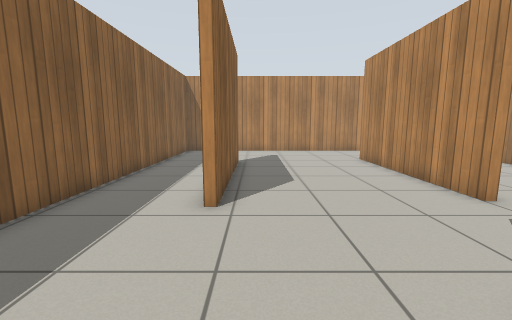
[1] (above)

16 first-person views from a walk through a robot-simulator world made for Gazebo. The camera is 0.92 m above the floor, tilts 8° down and sees 90° across. The floor is counted in squares, 0.5 m on a side. Each view is taken from the middle of a square. On the plan, view 1 faces up. The plan holds only what a view shows up to about 15 squares ahead; the rest is blank. Simple patterns stand in for the simulator's built-in surfaces.

[2]
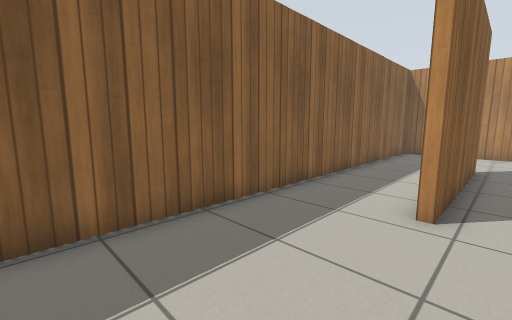

[3]
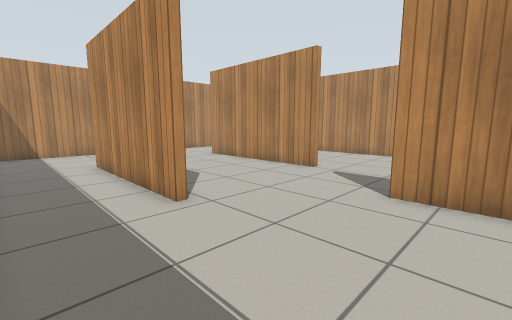

[4]
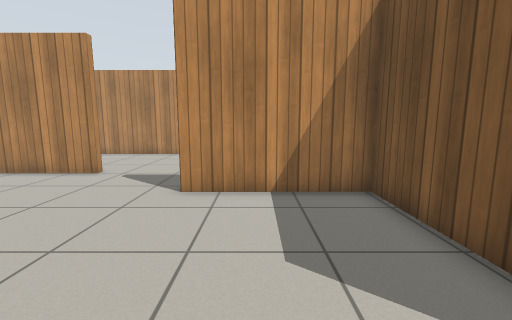

[5]
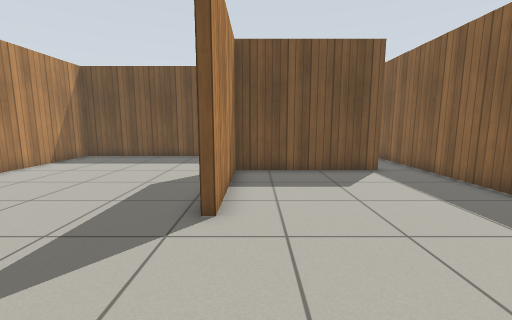

[6]
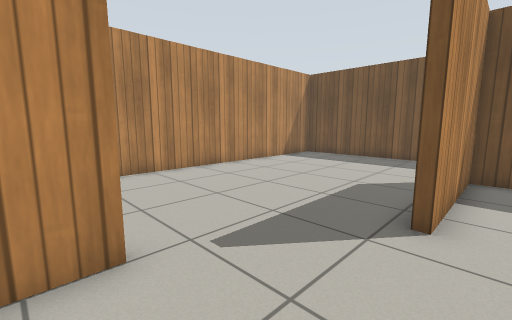

[7]
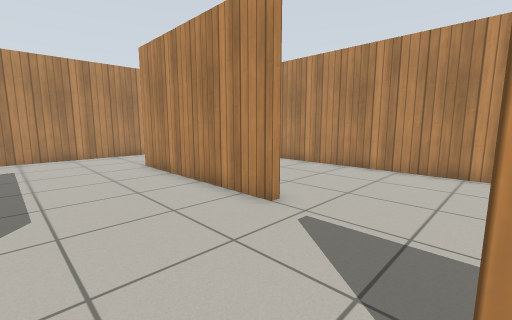

[8]
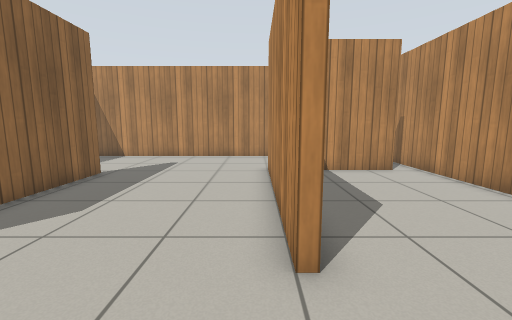

[9]
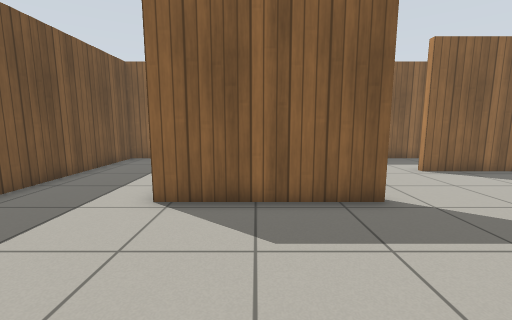

[10]
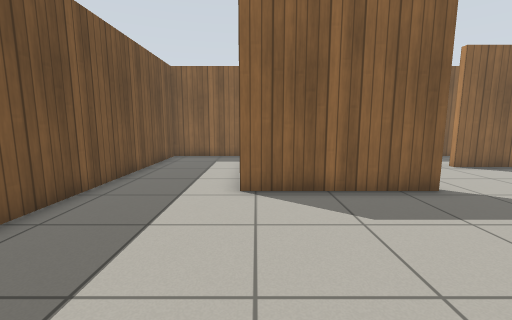

[11]
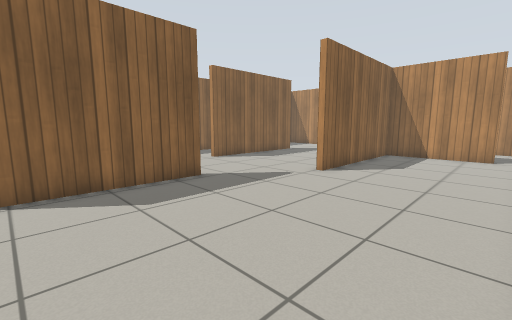

[12]
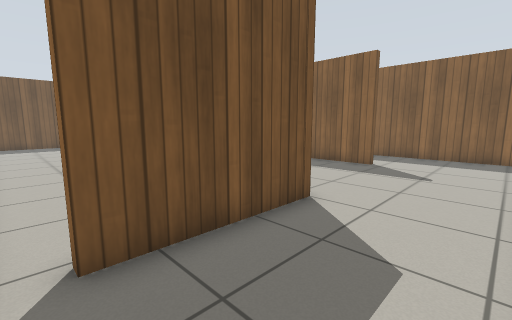

[13]
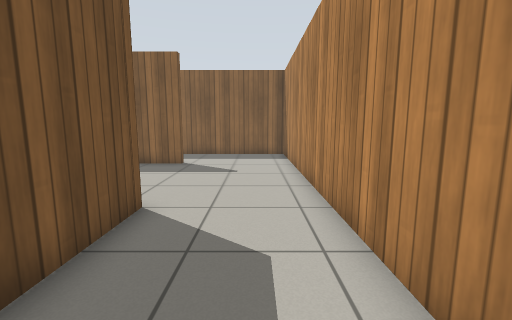

[14]
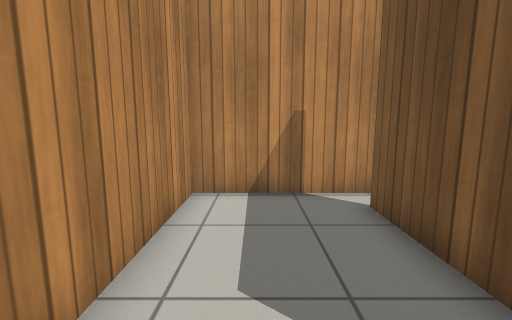

[15]
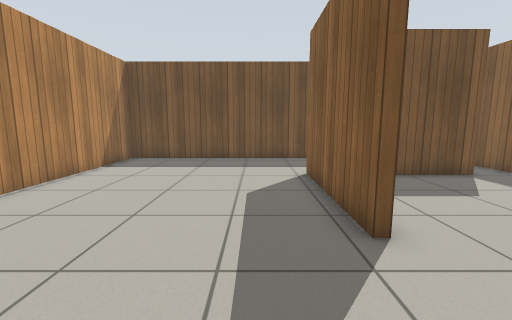

[16]
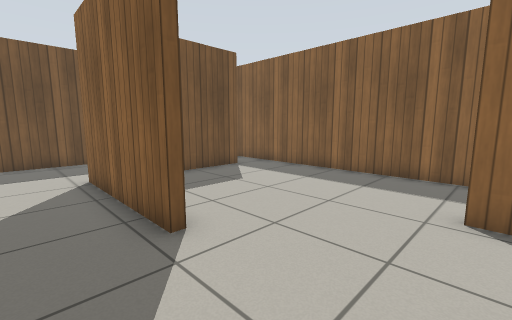

### Floor plan
Points are (right, up) in squares from view 1. A wall is a line through its corners. A room is listed if a view was taken in it or the views show most of it. See-through windows are left out.
Room 1 (views 1, 2, 3, 4, 7)
walls: (-1.2, 5.5) (-1.2, 12.5); (-3, -3.1) (2.8, -3.1) (2.8, 2.1); (-4.7, 17.1) (-4.7, -2.5); (-1.4, 17.7) (-4.4, 17.7)
ways out: opening at (-3.5, -3) to room 2; opening at (-1, 15) to room 2; opening at (0.5, 3.8) to room 2
Room 2 (views 5, 6, 8, 9, 10, 11, 12, 13, 14, 15, 16)
walls: (3.1, 2.1) (3.1, -3.5); (-1.2, 12.5) (-0.9, 12.5) (-0.9, 5.5) (-1.2, 5.5); (10.6, 13.2) (5.8, 13.2) (5.8, 6) (5.5, 6) (5.5, 13.5) (10.5, 13.5); (-4.7, -2.5) (-4.7, -7.7) (11.7, -7.7) (11.7, 17.7) (-1.4, 17.7)
ways out: opening at (-3.5, -3) to room 1; opening at (-1, 15) to room 1; opening at (0.5, 3.8) to room 1

Positions as (right, up) in squares from view 1, and headings:
1: (0, 0), facing up
2: (0, 0), facing up-left
3: (-4, 0), facing up-right
4: (-4, 0), facing right
5: (2, 7), facing down
6: (2, 7), facing down-right
7: (1, 2), facing up-right
8: (5, 3), facing up
9: (9, -1), facing left
10: (10, -3), facing left
11: (11, -3), facing up-left
12: (11, 17), facing down-left
13: (11, 16), facing left
14: (5, 16), facing right
15: (5, 6), facing down
16: (5, 6), facing down-left
